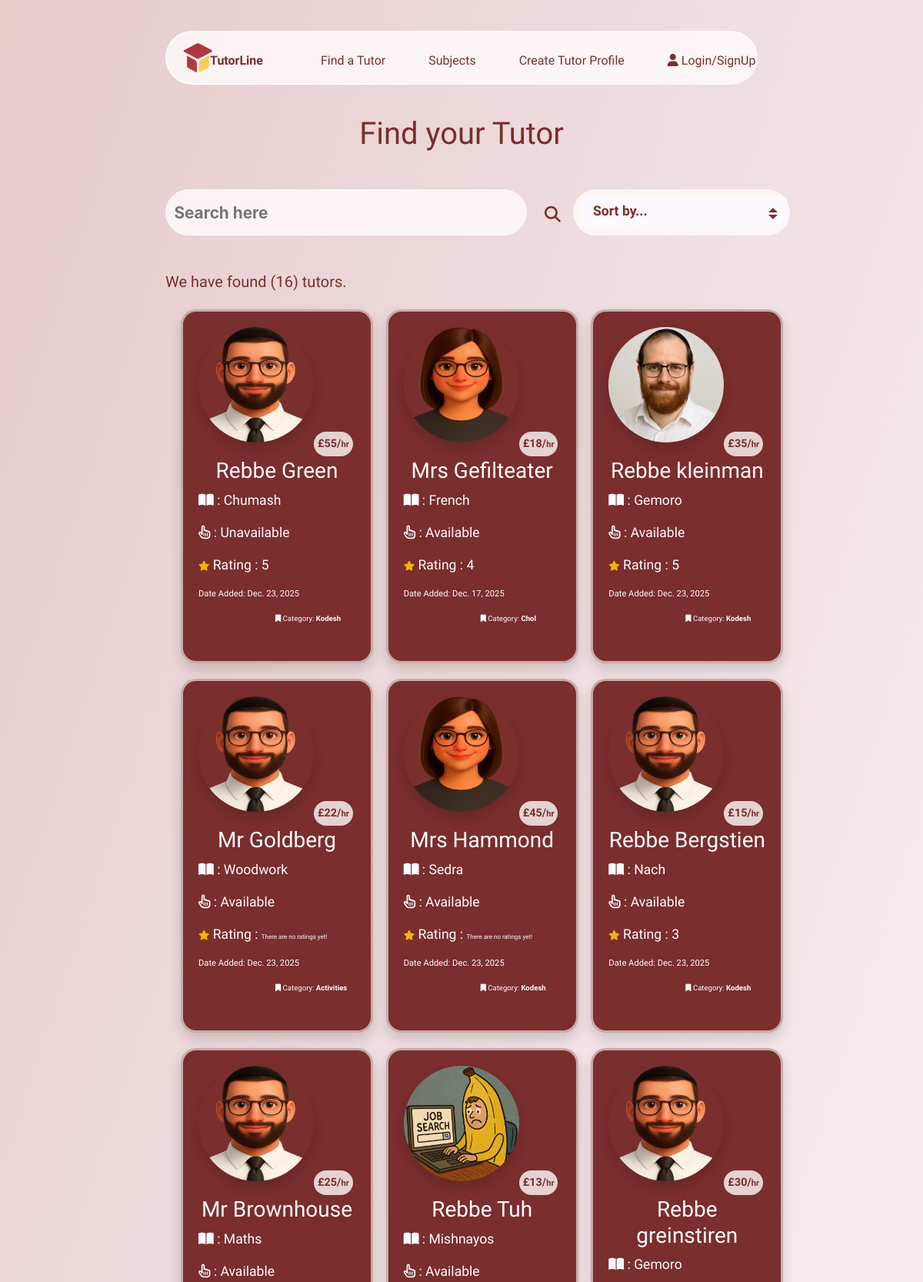
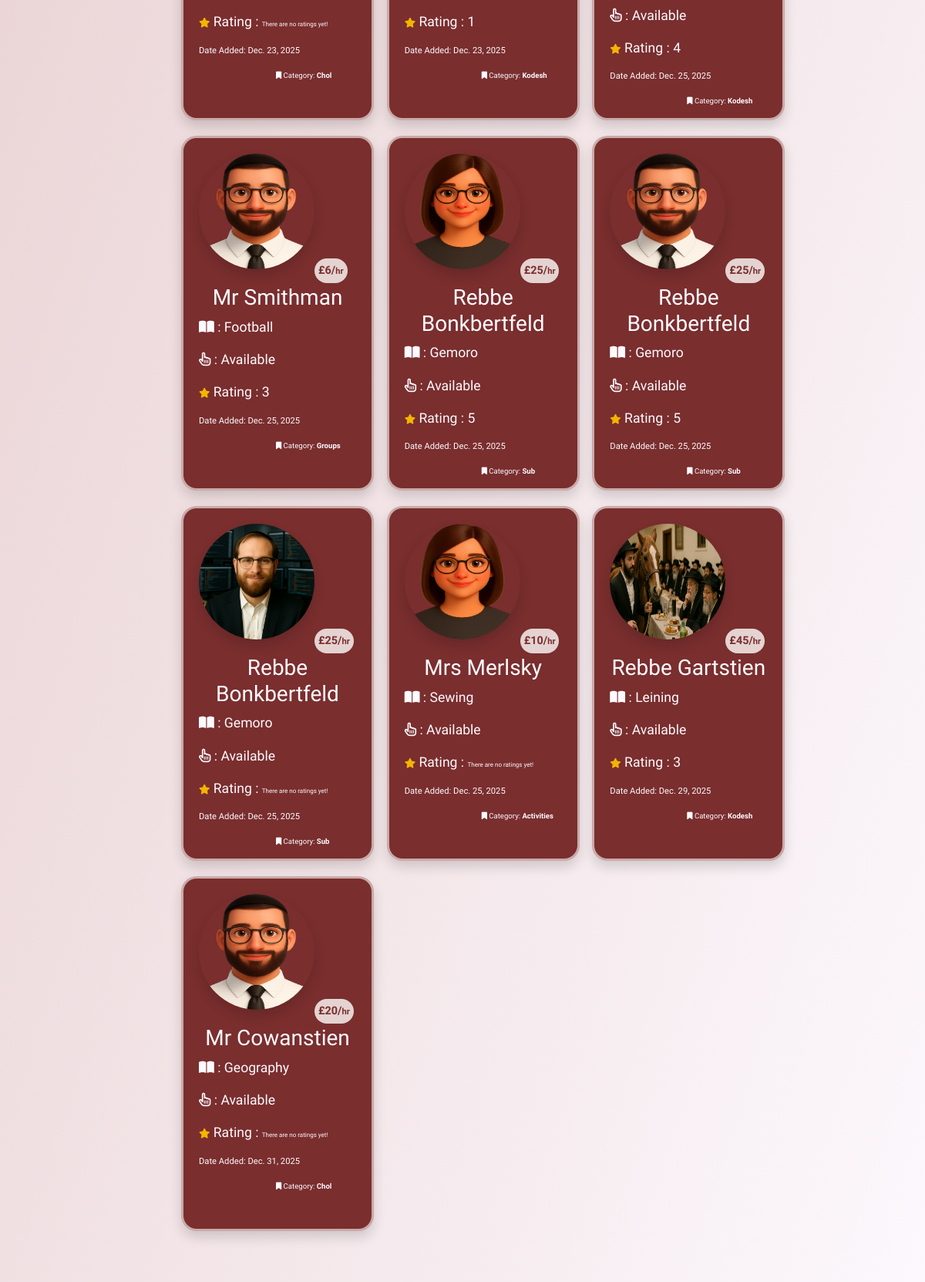
The page /tutors/ (upper part) on the database its author committed (2 pictures, top to bottom).
### tutors/models.py (models this page shows)
class Tutors(models.Model):
    class Meta:
        verbose_name_plural = "Tutors"
    name = models.CharField(max_length=254)
    location = models.ForeignKey('Location', null=True, blank=True,
                                 on_delete=models.SET_NULL)
    category = models.ForeignKey('Category', null=True, blank=True,
                                 on_delete=models.SET_NULL)
    date_added = models.DateField(auto_now=True)
    subject = models.CharField(max_length=254)
    price = models.IntegerField()
    active = models.BooleanField(default=True)
    description = models.TextField()
    email = models.EmailField()
    phone = models.CharField(max_length=14)
    rating = models.IntegerField(default=0)
    image = models.ImageField(blank=True, null=True)
    is_male = models.BooleanField()
    color_1 = models.IntegerField(default=rand)
    color_2 = models.IntegerField(default=rand)
    color_3 = models.IntegerField(default=rand)
    def __str__(self):
        return self.name

class Category(models.Model):
    class Meta:
        verbose_name_plural = "Categories"
    name = models.CharField(max_length=254)
    def __str__(self):
        return self.name

### tutors/views.py (the view)
# urls.py: path('tutors/', include('tutors.urls'))
def tutors(request):
    tutors = Tutors.objects.all()
    query = None
    sort = request.GET.get('sort')
    if request.GET:
        if 'q' in request.GET:
            query = request.GET['q']
            queries = Q(name__icontains=query) | Q(subject__icontains=query) | Q(category__name__icontains=query) | Q(location__name__icontains=query)
            tutors = tutors.filter(queries)
    rating_none = tutors.filter(rating=0)
    print(rating_none)
    if sort == "price_low":
        tutors = tutors.order_by('price')
    elif sort == "price_high":
        tutors = tutors.order_by('-price')
    elif sort == "most_recent":
        tutors = tutors.order_by('-date_added')
    elif sort == "highest_rating":
        tutors = tutors.filter(rating__gt=0).order_by('-rating')
    context = {
                'tutors': tutors,
                'search': query,
                }
    return render(request, 'tutors/tutors.html', context)

### tutors/templates/tutors/tutors.html (shortened to what this page needs)
{% extends "base.html" %}
{% load static %}
{% block extracss%}
<link rel="stylesheet" href="{% static 'css/tutors.css' %}">
{% endblock %}
{% block content %}
    <h1>Find your Tutor</h1>
    <div class="container-fluid mt-5">
        <div class="row">
            <div class="col-1 col-md-2"></div>
            <div class="col-10 col-md-5">
                 <form action="{% url 'tutors' %}" method="GET">
                    <div class="search-bar">
                        <input type="text" class="search-input" name="q" placeholder="Search here">
                        <button class="btn" type="submit"><i class="fas fa-search"></i></button>
                    </div>
                 </form>
            </div>
            <div class="col-1 col-md-5">
                <form action="{% url 'tutors' %}" method="GET">
                    <div class="select-box">
                        <select name="sort" onchange="this.form.submit()">
                            <option value="">Sort by...</option>
                        </select>
                    </div>
                </form>
            </div>
        </div>
    </div>
    <section class="mt-5">
        <div class="container-fluid">
            <div class="row search-results">
                <div class="col-1 col-md-2"></div>
                <div class="col-11 col-md-4">
                    <h5>We have found ({{ tutors.count }}) tutor{% if tutors.count == 1 %}{% else %}s{% endif %}{% if search %}, for <strong>"{{ search }}"</strong>.{% else %}.
                        {% endif %}
                    </h5>
                </div>
                <div class="d-none d-md-block col-md-6"></div>
            </div>
            <div class="row mt-3">
                <div class="col-1 col-md-2"></div>
                <div class="col-10 col-md-8">
                    <div class="row">
                        {% for tutor in tutors %}
                        <div class="col-12 col-md-6 col-lg-4">
                            <a href="{% url 'tutor_details' tutor.id %}">
                                <div class="tutor-card shadow">
                                    {% if tutor.is_male == True %}
                                    {% if tutor.image %}
                                    <img src="{{ tutor.image.url }}" class="image shadow" alt="{{ tutor.name }}">
                                    {% else %}
                                    <img src="/media/placeholder_male2.png" class="image shadow" alt="{{ tutor.name }}">
                                    {% endif %}
                                    {% else %}
                                    <img src="/media/placeholder_female.png" class="image shadow" alt="{{ tutor.name }}">
                                    {% endif %}
                                    <p class="price-stamp">£{{ tutor.price }}/<span class="per-hr">hr</span></p>
                                    <div class="details">
                                        <h3>{{ tutor.name }}</h3>
                                        <p><i class="fa-solid fa-book-open"></i> : {{ tutor.subject }}</p>
                                        <p>
                                            <i class="fa-regular fa-hand-pointer"></i>
                                             : {% if tutor.active == True %}Available{% else %}Unavailable{% endif %}
                                        </p>
                                        <p>
                                            <i class="fa-solid fa-star stars"></i> Rating : {% if tutor.rating == 0 %} <span class="no-rating">There are no ratings yet!</span>{% else %}{{ tutor.rating }}{% endif %}
                                        </p>
                                        <p class="date-tag">Date Added: {{ tutor.date_added }}</p>
                                        <p class="category-tag"><i class="fa-solid fa-bookmark"></i> Category: <strong>{{ tutor.category }}</strong></p>
                                    </div>
                                </div>
                            </a>
                        </div>
                        {% endfor %}
                    </div>
                </div>
                <div class="col-1 col-md-2"></div>
            </div>
        </div>
    </section>
{% endblock %}

### static/css/base.css (style rules this page uses)
:root { --light-clr:#fdfaff; --opaque:rgba(122, 46, 46, 0.8); --comp-opaque:rgba(122, 46, 46, 0); --drk-clr:#7a2e2e; --ylw-clr:#F4B400; --ylw-opaque:rgba(244, 180, 0, 0.6); --light-opaque:rgba(255, 253, 250, 0.8); --light-opaque-1:rgba(255, 253, 250, 0.6); --light-opaque-2:rgba(255, 253, 250, 0.4); --main-font:"Schibsted Grotesk", sans-serif; }
a { text-decoration: none !important; color: inherit !important; outline: none !important; text-underline-offset: 10px; }
html body { background-image: linear-gradient(to bottom right, #e6cbcb, var(--light-clr)); }

### static/css/tutors.css (style rules this page uses)
h1 { text-align: center; font-family: var(--main-font); color:var(--drk-clr); margin-top: 40px; }
.search-bar { height:50px; width:100%; color:var(--drk-clr); font-weight: bold; font-size: 1.3rem; }
.search-bar .btn { color:var(--drk-clr); font-weight: bold; font-size: 1.3rem; position: relative; left:480px; bottom:60px; }
.search-input { border:solid 1px var(--light-clr); color:var(--drk-clr); font-weight: bold; border-radius: 40px; height: 60px; width:100%; display: block; margin-bottom: 0.5em; outline: none; box-shadow: none; padding: 0.5em; background-color: var(--light-opaque); }
.search-results { color:var(--drk-clr); font-family: var(--main-font); }
.select-box { display: inline-block; position: relative; margin-left: 30px; width:60%; vertical-align: middle; background-color: var(--light-opaque); border-radius: 40px; height:60px; }
.select-box select { margin-top: 10px; margin-left: 10px; width:95%; appearance: none; background-color: var(--light-clr); border:solid 1px var(--light-clr); padding-left: 15px; padding-right: 20px; font-size: 1.1rem; font-family: var(--main-font); font-weight: bold; line-height: 2; color: var(--drk-clr); cursor: pointer; }
.select-box::before, .select-box::after { --size: 0.3rem; position: absolute; content: ""; right: 1rem; pointer-events: none; }
.select-box::before { border-left: 6px solid transparent; border-right: 6px solid transparent; border-bottom: 6px solid var(--drk-clr); top: 40%; }
.select-box::after { border-left: 6px solid transparent; border-right: 6px solid transparent; border-top: 6px solid var(--drk-clr); top: 55%; }
.tutor-card { width:250px; height:460px; position: relative; z-index: 20; left:20px; background-color: var(--drk-clr); font-family: var(--main-font); padding:20px; border:solid 3px var(--light-opaque-1); border-radius: 20px; color:var(--light-clr); cursor: pointer; margin-bottom:20px; }
.image { display: flex; justify-content:center; width:150px; height:150px; border-radius: 50%; position: relative; }
.price-stamp { position:absolute; bottom:250px; left:170px; z-index: 10; padding:5px; font-size: 0.9rem; border-radius: 20px; font-weight: 700; background-color: var(--light-opaque); color:var(--drk-clr); }
.per-hr { font-size: 0.7rem; }
.details { position: relative; top:20px; }
h3 { text-align: center; }
p { font-size: 1.1rem; }
.date-tag { font-size: 0.7rem; }
.no-rating { font-size: 0.5rem; }
.stars { font-size: 0.8rem; color:var(--ylw-clr); }
.category-tag { font-size: 0.6rem; position: relative; left:100px; }

### rows shown on the page
Tutors: is_male True (drawn), price "55", name "Rebbe Green", subject "Chumash", active "Unavailable", rating "5", date_added "Dec. 23, 2025", category "Kodesh"
Tutors: is_male False (drawn), price "18", name "Mrs Gefilteater", subject "French", active "Available", rating "4", date_added "Dec. 17, 2025", category "Chol"
Tutors: image (picture), price "35", name "Rebbe kleinman", subject "Gemoro", active "Available", rating "5", date_added "Dec. 23, 2025", category "Kodesh"
Tutors: is_male True (drawn), price "22", name "Mr Goldberg", subject "Woodwork", active "Available", rating "There are no ratings yet!", date_added "Dec. 23, 2025", category "Activities"
Tutors: is_male False (drawn), price "45", name "Mrs Hammond", subject "Sedra", active "Available", rating "There are no ratings yet!", date_added "Dec. 23, 2025", category "Kodesh"
Tutors: is_male True (drawn), price "15", name "Rebbe Bergstien", subject "Nach", active "Available", rating "3", date_added "Dec. 23, 2025", category "Kodesh"
Tutors: is_male True (drawn), price "25", name "Mr Brownhouse", subject "Maths", active "Available", rating "There are no ratings yet!", date_added "Dec. 23, 2025", category "Chol"
Tutors: image (picture), price "13", name "Rebbe Tuh", subject "Mishnayos", active "Available", rating "1", date_added "Dec. 23, 2025", category "Kodesh"
Tutors: is_male True (drawn), price "30", name "Rebbe greinstiren", subject "Gemoro", active "Available", rating "4", date_added "Dec. 25, 2025", category "Kodesh"
Tutors: is_male True (drawn), price "6", name "Mr Smithman", subject "Football", active "Available", rating "3", date_added "Dec. 25, 2025", category "Groups"
Tutors: is_male False (drawn), price "25", name "Rebbe Bonkbertfeld", subject "Gemoro", active "Available", rating "5", date_added "Dec. 25, 2025", category "Sub"
Tutors: is_male True (drawn), price "25", name "Rebbe Bonkbertfeld", subject "Gemoro", active "Available", rating "5", date_added "Dec. 25, 2025", category "Sub"
Tutors: image (picture), price "25", name "Rebbe Bonkbertfeld", subject "Gemoro", active "Available", rating "There are no ratings yet!", date_added "Dec. 25, 2025", category "Sub"
Tutors: is_male False (drawn), price "10", name "Mrs Merlsky", subject "Sewing", active "Available", rating "There are no ratings yet!", date_added "Dec. 25, 2025", category "Activities"
Tutors: image (picture), price "45", name "Rebbe Gartstien", subject "Leining", active "Available", rating "3", date_added "Dec. 29, 2025", category "Kodesh"
Tutors: is_male True (drawn), price "20", name "Mr Cowanstien", subject "Geography", active "Available", rating "There are no ratings yet!", date_added "Dec. 31, 2025", category "Chol"

### other values the page prints
{{ tutors.count }} "16"
